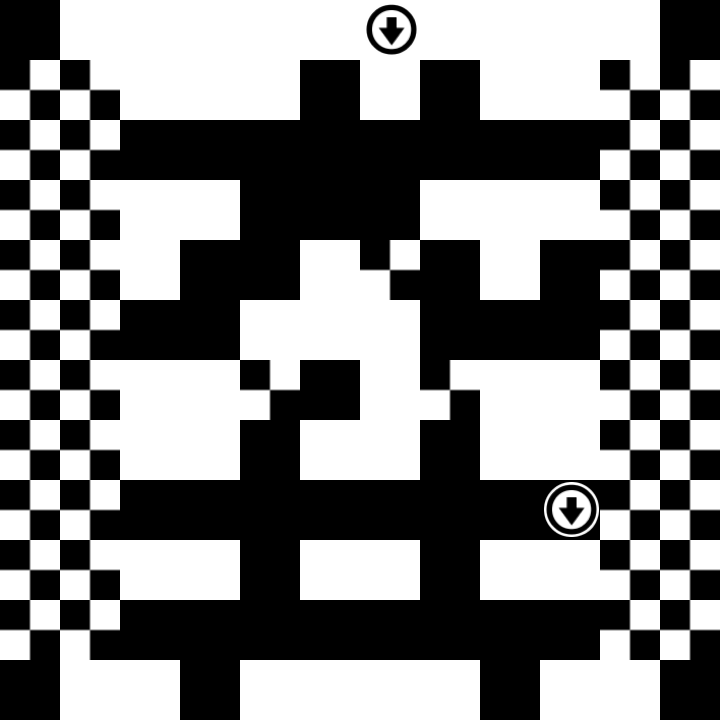

This is a level from a 2D game, rendered from its Tiled map with the project's own tilesets. A one-line summary and the complete map file follow:
An orthogonal 12x12 tile map with 60x60 px tiles, 4 tile layers (Layer2, Layer3, Layer4, Layer5) and 7 objects (gate3, gate2, gate1, prop1, treasure1, ...).

<map version="1.5" tiledversion="1.7.2" orientation="orthogonal" renderorder="right-down" width="12" height="12" tilewidth="60" tileheight="60" infinite="0" nextlayerid="8" nextobjectid="11">
 <tileset firstgid="1" source="graph.tsx" />
 <layer id="1" name="Layer2" width="12" height="12">
  <data encoding="csv">
3,1,1,1,1,1,1,1,1,1,1,3,
1,1,1,1,1,3,1,3,1,1,1,1,
1,1,3,3,3,3,3,3,3,3,1,1,
1,1,1,1,3,3,3,1,1,1,1,1,
1,1,1,3,3,1,3,3,1,3,1,1,
1,1,3,3,1,1,1,3,3,3,1,1,
1,1,1,1,3,3,1,3,1,1,1,1,
1,1,1,1,3,1,1,3,1,1,1,1,
1,1,3,3,3,3,3,3,3,3,1,1,
1,1,1,1,3,1,1,3,1,1,1,1,
1,1,3,3,3,3,3,3,3,3,1,1,
3,1,1,3,1,1,1,1,3,1,1,3
</data>
 </layer>
 <layer id="7" name="Layer3" width="12" height="12">
  <data encoding="csv">
0,0,0,0,0,0,8,0,0,0,0,0,
0,0,0,0,0,0,0,0,0,0,0,0,
0,0,0,0,0,0,0,0,0,0,0,0,
0,0,0,0,0,0,0,0,0,0,0,0,
0,0,0,0,0,0,0,0,0,0,0,0,
0,0,0,0,0,0,0,0,0,0,0,0,
0,0,0,0,0,0,0,0,0,0,0,0,
0,0,0,0,0,0,0,0,0,0,0,0,
0,0,0,0,0,0,0,0,0,8,0,0,
0,0,0,0,0,0,0,0,0,0,0,0,
0,0,0,0,0,0,0,0,0,0,0,0,
0,0,0,0,0,0,0,0,0,0,0,0
</data>
 </layer>
 <layer id="2" name="Layer4" width="12" height="12">
  <properties>
   <property name="params" value="{}" />
   <property name="script" value="LayerVisibility" />
  </properties>
  <data encoding="csv">
0,0,0,0,0,0,0,0,0,0,0,0,
0,0,0,0,0,0,0,0,0,0,0,0,
0,0,0,0,0,0,0,0,0,0,0,0,
0,0,0,0,0,0,0,0,0,0,0,0,
0,0,0,0,0,0,5,0,0,0,0,0,
0,0,0,0,0,0,0,0,0,0,0,0,
0,0,0,0,5,0,0,5,0,0,0,0,
0,0,0,0,0,0,0,0,0,0,0,0,
0,0,0,0,0,0,0,0,0,0,0,0,
0,0,0,0,0,0,0,0,0,0,0,0,
0,0,0,0,0,0,0,0,0,0,0,0,
0,0,0,0,0,0,0,0,0,0,0,0
</data>
 </layer>
 <layer id="6" name="Layer5" width="12" height="12">
  <properties>
   <property name="params" value="{}" />
   <property name="script" value="LayerVisibility" />
  </properties>
  <data encoding="csv">
0,0,0,0,0,0,0,0,0,0,0,0,
5,5,0,0,0,0,0,0,0,0,5,5,
5,5,0,0,0,0,0,0,0,0,5,5,
5,5,0,0,0,0,0,0,0,0,5,5,
5,5,0,0,0,0,0,0,0,0,5,5,
5,5,0,0,0,0,0,0,0,0,5,5,
5,5,0,0,0,0,0,0,0,0,5,5,
5,5,0,0,0,0,0,0,0,0,5,5,
5,5,0,0,0,0,0,0,0,0,5,5,
5,5,0,0,0,0,0,0,0,0,5,5,
5,5,0,0,0,0,0,0,0,0,5,5,
0,0,0,0,0,0,0,0,0,0,0,0
</data>
 </layer>
 <objectgroup id="3" name="Transfer">
  <object id="4" name="gate3" gid="19" x="120" y="240" width="60" height="60">
   <properties>
    <property name="target_gate" value="gate3" />
    <property name="target_level" value="level32" />
   </properties>
  </object>
  <object id="1" name="gate2" gid="9" x="480" y="720" width="60" height="60">
   <properties>
    <property name="target_gate" value="gate1" />
    <property name="target_level" value="level34" />
   </properties>
  </object>
  <object id="2" name="gate1" gid="9" x="180" y="720" width="60" height="60">
   <properties>
    <property name="target_gate" value="gate2" />
    <property name="target_level" value="level32" />
   </properties>
  </object>
 </objectgroup>
 <objectgroup id="4" name="Trigger">
  <object id="8" name="prop1" gid="14" x="299" y="418" width="60" height="60" />
  <object id="7" name="treasure1" gid="25" x="120" y="600" width="60" height="60" />
  <object id="5" name="key2" gid="4" x="480" y="240" width="60" height="60">
   <properties>
    <property name="params" value="{&quot;targetLayers&quot;: &quot;Layer4&quot;}" />
    <property name="script" value="LayerTrigger" />
   </properties>
  </object>
  <object id="6" name="key1" gid="4" x="480" y="540" width="60" height="60">
   <properties>
    <property name="params" value="{&quot;targetLayers&quot;: &quot;Layer5&quot;}" />
    <property name="script" value="LayerTrigger" />
   </properties>
  </object>
 </objectgroup>
</map>
